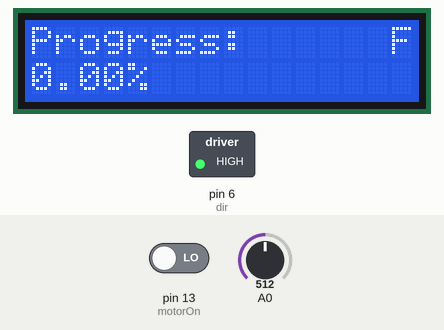
Simulated run of this sketch. Board: Arduino Uno, built with avr-gcc and run on an emulated ATmega328P. Parts: 16×2 character LCD, switched loads named in the sketch (green lamp = pin HIGH). Inputs (shaded band) come from the test bench; at power-on: pin 13 (motorOn) LOW, A0 = 512. Pins used as bus, display or sensor lines are not drawn.

Above: at 1.2 s.
1.3 s: pin 13 (motorOn) driven HIGH
At 1.53 s:
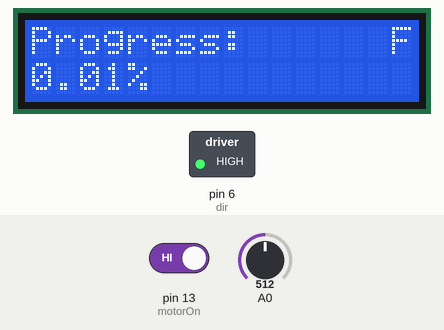
2.9 s: A0 set to 1023
At 4.57 s:
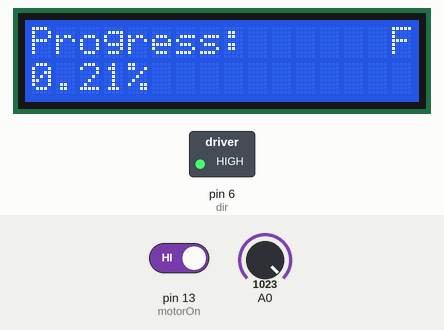
5.9 s: A0 set to 306
7.4 s: A0 set to 900
At 9.64 s:
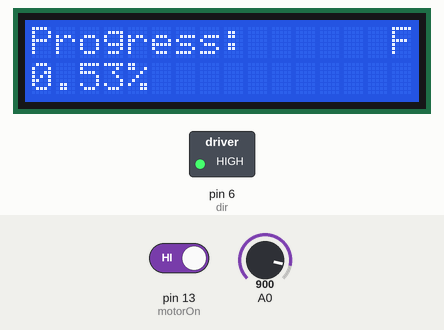
Timing chart, 0 to 11.1 s (numbered marks = the images above; inputs shaded):
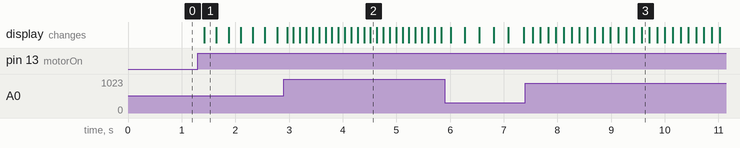

The sketch:

magnetorquer_winder_arduino.ino
```cpp
/* HSL Magnetorquer Winder Testbench
 * Outputs pulses to stepper motor driver circuit.
 * Motor speed controlled by potentiometer and progress
 * printed on LCD display.
 */

#include <LiquidCrystal.h>
#include <math.h>

// parameters to define
const int stepsPerRevolution = 200;  // motor parameter
const int stepRatio = 3; // number of rotational steps to horizontal steps
const long totalSteps = 390400;  // total number of rotational steps
const long stepsPerLayer = 8000;  // horizontal steps before reversing direction

// setup
const int rs = 12, en = 11, d4 = 5, d5 = 4, d6 = 3, d7 = 2;  // setup lcd display
const int rotStep = 10;
const int horizStep = 9;
const int dir = 6;
const int motorOn = 13;

long steps = 0;
long layerSteps = 0;

LiquidCrystal lcd(rs, en, d4, d5, d6, d7);

// reads potentiometer input and converts to motor speed
int speed() {
  int potInput = analogRead(A0);
  return (int) (3000 - (2800/1023)*potInput);
}

int delayValue;

void setup() {

  // set up the LCD's number of columns and rows:
  lcd.begin(16, 2);
  digitalWrite(7, HIGH);
  lcd.print("Progress:");

  // set up 'PWM' output to stepper driver
  pinMode(rotStep,OUTPUT);  // rotational (main) step
  pinMode(horizStep,OUTPUT);  // horizontal (geared) step
  pinMode(dir,OUTPUT); // shared direction

  pinMode(motorOn,INPUT); // switch to activate winding

  digitalWrite(dir,HIGH); // may need to change
}


void loop() {

  // at end of solenoid, reverse direction of horizontal stepper motor
  if (layerSteps >= stepsPerLayer) {
    layerSteps = 0;
    digitalWrite(dir, !digitalRead(dir));
  }

  // fetch speed from potentiometer input
  delayValue = speed();

  if ((steps < totalSteps) && (digitalRead(motorOn) == HIGH)) {
    // <stepRatio> rotational steps
    for (int i = 0; i < stepRatio; i++) {
      digitalWrite(rotStep,HIGH);
      delayMicroseconds(delayValue);
      digitalWrite(rotStep,LOW);
      delayMicroseconds(delayValue);
    }

    // one horizontal / translational step
    digitalWrite(horizStep,HIGH);
    delayMicroseconds(delayValue);
    digitalWrite(rotStep,LOW);
    delayMicroseconds(delayValue);

    layerSteps++;
    steps += stepRatio;
  }

  lcd.setCursor(0, 1);
  float progress = 100.0*steps / totalSteps;
  lcd.print(progress);
  lcd.write("%");

  // display motor direction (f or r)
  lcd.setCursor(15,0);
  if (digitalRead(dir)) {
    lcd.write("F");
  } else {
    lcd.write("R");
  }

}
```

Measured:
- after the input at 1.3 s, the display: changes after 0.12 s (image 1)
